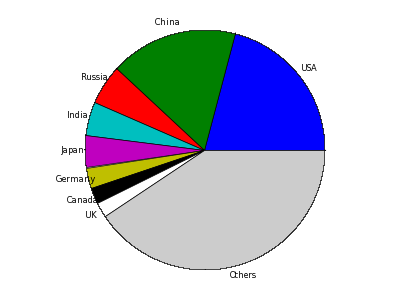

This chart was generated by the following Python code:
import matplotlib
matplotlib.use('Agg')
from pylab import *

def webshow( img ):
    savefig( img, dpi=50 )
    print 'Content-Type: text/html\n'
    print '<img width="400" height="300" src="'+img+'" />'

clf()
world=["USA","China","Russia","India","Japan","Germany","Canada","UK","Others"]
co2=[20.90,17.30,5.30,4.60,4.30,2.80,2.20,2.00,40.60]
colors=['b','g','r','c','m','y','k','w','#cccccc' ]
pie(co2,explode=None,labels=world,colors=colors)
axis('equal')
webshow("pie.png")
